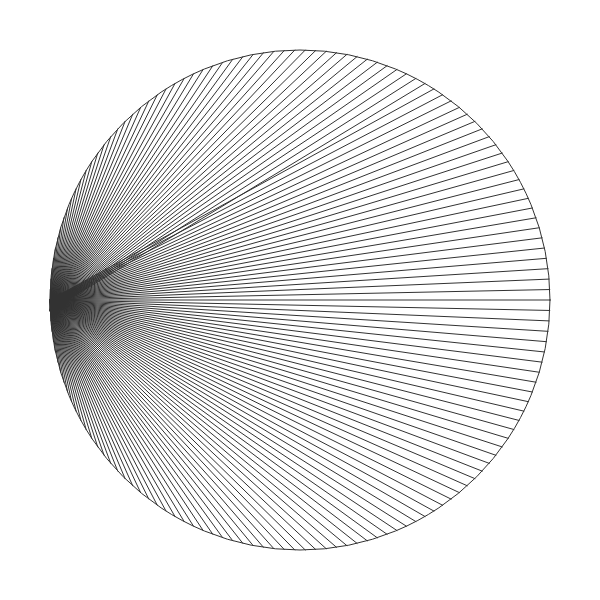
Frame 1 (no input)
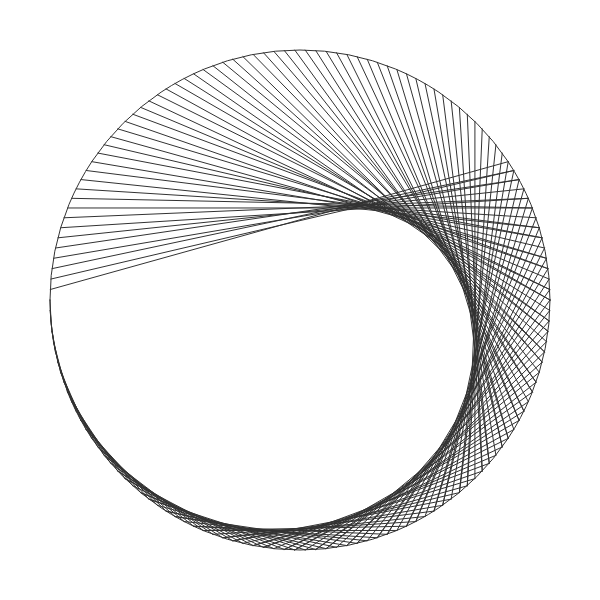
Frame 60 (no input)
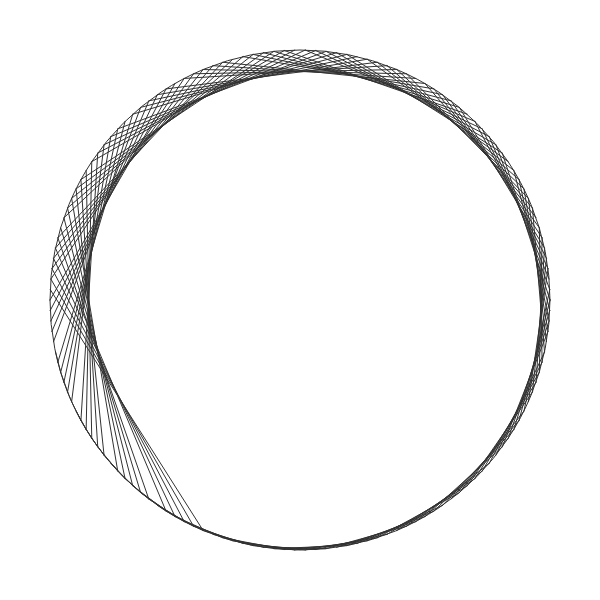
Frame 120 (the mouse pressed at the canvas centre since frame 60)

The p5.js sketch that drew these frames (run headless with seeded random() and noise() and a simulated clock; from frame 60 on, the mouse is pressed at the canvas centre):

// p5.js sketch
// ── sketch.js
let circles = [];
let nodes = 150;
let multiple = 0.01;
let circleRadius = 250;
const SHOW_NODES = 1;
const NO_NODES = 0;

function setup() {
  createCanvas(600, 600);
  ellipseMode(RADIUS);

  for (let i = 0; i < nodes; i++) {
    circles.push(new Circle(i));
  }
}

function draw() {
  background(255);
  translate(width / 2, height / 2);
  noFill();
  stroke(50);
  ellipse(0, 0, circleRadius, circleRadius);
  frameRate(60);

  for (let i of circles) {
    i.show(NO_NODES);
    line(
      i.x,
      i.y,
      circles[floor((i.i * multiple) % nodes)].x,
      circles[floor((i.i * multiple) % nodes)].y
    );
  }
  multiple += 0.01;
}

function Circle(i) {
  this.i = i;
  this.x = circleRadius * cos(PI - (TAU / nodes) * this.i);
  this.y = circleRadius * sin(PI - (TAU / nodes) * this.i);

  this.show = (mode) => {
    if (mode == 1) {
      noFill();
      stroke(50);
      circle(this.x, this.y, 1);
    }
  };
}

// ── style.css
body {
	background-color: rgb(21, 21, 21);
}

/* https://stackoverflow.com/questions/19461521/how-to-center-an-element-horizontally-and-vertically#:~:text=For%20vertical%20alignment%2C%20set%20the,any%20other%20inline%20children%20elements */
canvas {
	position: absolute;
	top: 50%;
	left: 50%;
	-moz-transform: translate(-50%);
	-webkit-transform: translate(-50%, -50%);
	transform: translate(-50%, -50%);
	border-radius: 50px;
}

/* https://css-tricks.com/almanac/properties/b/box-shadow/ */
canvas {
	box-shadow: 0 2.8px 2.2px rgba(255, 255, 255, 0.034),
		0 6.7px 5.3px rgba(255, 255, 255, 0.048),
		0 12.5px 10px rgba(255, 255, 255, 0.06),
		0 22.3px 17.9px rgba(255, 255, 255, 0.072),
		0 41.8px 33.4px rgba(255, 255, 255, 0.086),
		0 100px 80px rgba(255, 255, 255, 0.12);
}
